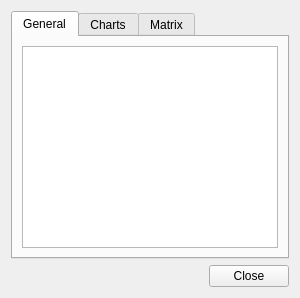
<?xml version="1.0" encoding="UTF-8"?>
<ui version="4.0">
 <class>CAircraftModelStatisticsDialog</class>
 <widget class="QDialog" name="CAircraftModelStatisticsDialog">
  <property name="geometry">
   <rect>
    <x>0</x>
    <y>0</y>
    <width>300</width>
    <height>298</height>
   </rect>
  </property>
  <property name="minimumSize">
   <size>
    <width>300</width>
    <height>200</height>
   </size>
  </property>
  <property name="windowTitle">
   <string>Aircraft model statistics</string>
  </property>
  <layout class="QVBoxLayout" name="verticalLayout">
   <item>
    <widget class="QTabWidget" name="tw_ModelStatistics">
     <property name="currentIndex">
      <number>0</number>
     </property>
     <widget class="QWidget" name="tb_GeneralStatistics">
      <attribute name="title">
       <string>General</string>
      </attribute>
      <layout class="QVBoxLayout" name="vl_GeneralStatistics">
       <item>
        <widget class="QTextEdit" name="te_GeneralStatistics">
         <property name="documentTitle">
          <string>Statistics</string>
         </property>
         <property name="readOnly">
          <bool>true</bool>
         </property>
        </widget>
       </item>
      </layout>
     </widget>
     <widget class="QWidget" name="tb_Charts">
      <attribute name="title">
       <string>Charts</string>
      </attribute>
      <layout class="QVBoxLayout" name="vl_Charts" stretch="0,0">
       <item>
        <widget class="QFrame" name="fr_ChartType">
         <property name="minimumSize">
          <size>
           <width>0</width>
           <height>25</height>
          </size>
         </property>
         <layout class="QHBoxLayout" name="hl_ChartType">
          <property name="leftMargin">
           <number>1</number>
          </property>
          <property name="topMargin">
           <number>1</number>
          </property>
          <property name="rightMargin">
           <number>1</number>
          </property>
          <property name="bottomMargin">
           <number>1</number>
          </property>
          <item>
           <widget class="QRadioButton" name="rb_Distributors">
            <property name="text">
             <string>distributors</string>
            </property>
            <property name="checked">
             <bool>true</bool>
            </property>
           </widget>
          </item>
          <item>
           <spacer name="hs_ChartType">
            <property name="orientation">
             <enum>Qt::Horizontal</enum>
            </property>
            <property name="sizeHint" stdset="0">
             <size>
              <width>40</width>
              <height>20</height>
             </size>
            </property>
           </spacer>
          </item>
          <item>
           <widget class="QToolButton" name="tb_ZoomIn">
            <property name="text">
             <string>+</string>
            </property>
           </widget>
          </item>
          <item>
           <widget class="QToolButton" name="tb_ZoomOut">
            <property name="text">
             <string>-</string>
            </property>
           </widget>
          </item>
          <item alignment="Qt::AlignRight">
           <widget class="QPushButton" name="pb_ShowChart">
            <property name="text">
             <string>show</string>
            </property>
           </widget>
          </item>
         </layout>
        </widget>
       </item>
       <item>
        <widget class="QChartView" name="qv_Chart">
         <property name="sceneRect">
          <rectf>
           <x>0.000000000000000</x>
           <y>0.000000000000000</y>
           <width>400.000000000000000</width>
           <height>300.000000000000000</height>
          </rectf>
         </property>
         <property name="dragMode">
          <enum>QGraphicsView::ScrollHandDrag</enum>
         </property>
        </widget>
       </item>
      </layout>
     </widget>
     <widget class="QWidget" name="tb_Matrix">
      <attribute name="title">
       <string>Matrix</string>
      </attribute>
      <layout class="QGridLayout" name="gridLayout">
       <item row="0" column="0">
        <widget class="QLabel" name="lbl_MatitxInfo">
         <property name="text">
          <string>Generate matrix and display in browser</string>
         </property>
        </widget>
       </item>
       <item row="0" column="1" alignment="Qt::AlignLeft">
        <widget class="QPushButton" name="pb_GenerateMatrix">
         <property name="text">
          <string>generate matix</string>
         </property>
        </widget>
       </item>
      </layout>
     </widget>
    </widget>
   </item>
   <item>
    <widget class="QDialogButtonBox" name="bb_AircraftModelStatistics">
     <property name="orientation">
      <enum>Qt::Horizontal</enum>
     </property>
     <property name="standardButtons">
      <set>QDialogButtonBox::Close</set>
     </property>
    </widget>
   </item>
  </layout>
 </widget>
 <customwidgets>
  <customwidget>
   <class>QChartView</class>
   <extends>QGraphicsView</extends>
   <header>QtCharts</header>
  </customwidget>
 </customwidgets>
 <resources/>
 <connections>
  <connection>
   <sender>bb_AircraftModelStatistics</sender>
   <signal>accepted()</signal>
   <receiver>CAircraftModelStatisticsDialog</receiver>
   <slot>accept()</slot>
   <hints>
    <hint type="sourcelabel">
     <x>248</x>
     <y>254</y>
    </hint>
    <hint type="destinationlabel">
     <x>157</x>
     <y>274</y>
    </hint>
   </hints>
  </connection>
  <connection>
   <sender>bb_AircraftModelStatistics</sender>
   <signal>rejected()</signal>
   <receiver>CAircraftModelStatisticsDialog</receiver>
   <slot>reject()</slot>
   <hints>
    <hint type="sourcelabel">
     <x>316</x>
     <y>260</y>
    </hint>
    <hint type="destinationlabel">
     <x>286</x>
     <y>274</y>
    </hint>
   </hints>
  </connection>
 </connections>
</ui>
